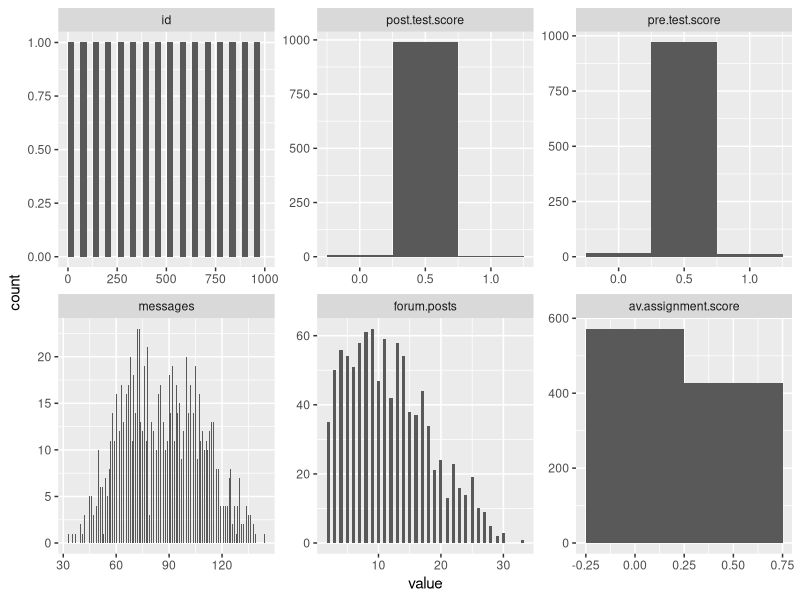

This figure's R source: (Note: this script raises an error after producing the figure.)
## ---- chunk 1
D1 = read.csv("online.data.csv", header = TRUE)
View(D1)

## ---- chunk 2
#Start by creating histograms of the distributions for all variables (#HINT: look up "facet" in the ggplot documentation)
library(ggplot2)
library(reshape2)
library(corrplot)
meltD = melt(D1)
hisplot = ggplot(meltD,aes(x=value))
hisplot = hisplot+geom_histogram(binwidth = 0.5)
hisplot = hisplot+facet_wrap(~variable, scales = "free")
hisplot
#Then visualize the relationships between variables
pairs(D1)

#Try to capture an intution about the data and the relationships
cor_d1 = cor(D1[-c(1,7)])
corrplot(cor_d1, order="AOE", method="circle", tl.pos="lt", type="upper",        
         tl.col="black", tl.cex=0.6, tl.srt=45, 
         addCoef.col="black", addCoefasPercent = TRUE,
         sig.level=0.50, insig = "blank")
## ---- chunk 3
#Create a classification tree that predicts whether a student "levels up" in the online course using three variables of your choice (As we did last time, set all controls to their minimums)

#I will choose pre.test.score, av.assignment.score and messages
library(rpart)
c.tree1 = rpart(level.up~pre.test.score+av.assignment.score+messages, method = "class", data = D1, control = rpart.control(minsplit=1, minbucket = 1, cp = 0.001))
#Plot and generate a CP table for your tree 
printcp(c.tree1)
plot(c.tree1)
c.tree2 <- prune(c.tree1, cp = 0.00375)
plot(c.tree2)
post(c.tree2, file = "tree2", title = "MOOC") #This creates a pdf image of the tree
 
#Generate a probability value that represents the probability that a student levels up based your classification tree 

D1$pred <- predict(c.tree2, type = "prob")[,2]#Last class we used type = "class" which predicted the classification for us, this time we are using type = "prob" to see the probability that our classififcation is based on.

#Now you can generate the ROC curve for your model. You will need to install the package ROCR to do this.

library(ROCR)

#Plot the curve
pred.detail <- prediction(D1$pred, D1$level.up) 
plot(performance(pred.detail, "tpr", "fpr"))
abline(0, 1, lty = 2)

#Calculate the Area Under the Curve
unlist(slot(performance(pred.detail,"auc"),"y.values"))
#Unlist liberates the AUC value from the "performance" object created by ROCR

#Now repeat this process, but using the variables you did not use for the previous model and compare the plots & results of your two models. Which one do you think was the better model? Why?
c.tree1_1 = rpart(level.up~pre.test.score+av.assignment.score+messages+forum.posts, method = "class", data = D1, control = rpart.control(minsplit=1, minbucket = 1, cp = 0.001))
printcp(c.tree1_1)
plot(c.tree1_1)
c.tree2_1 <- prune(c.tree1_1, cp = 0.00375)
post(c.tree2_1, file = "tree2_1", title = "MOOC")
pred_1 <- predict(c.tree2_1, type = "prob")[,2]
pred.detail_1 <- prediction(pred_1, D1$level.up) 
plot(performance(pred.detail_1, "tpr", "fpr"))
abline(0, 1, lty = 2)
unlist(slot(performance(pred.detail_1,"auc"),"y.values"))

#In my opinion, the first model is better than the second one. Because from the auc values, I didnot see a big difference. 
#The first model achieve this value using less variables.
## ---- chunk 4
#Look at the ROC plot for your first model. Based on this plot choose a probability threshold that balances capturing the most correct predictions against false positives. Then generate a new variable in your data set that classifies each student according to your chosen threshold.

threshold.pred1 <- 0.1
threshold.pred2 = 0.4
D1$threshold.pred1 = ifelse(D1$pred<=threshold.pred1, "no","yes")
D1$threshold.pred2 = ifelse(D1$pred<=threshold.pred2, "no","yes")
View(D1)
#Now generate three diagnostics:
pred_table1 = table(D1$level.up, D1$threshold.pred1)
pred_table1
pred_table2 = table(D1$level.up, D1$threshold.pred2)
pred_table2
D1$accuracy.model1 <- (572+400)/(572+28+400)
D1$accuracy.model2 <- (595+390)/(595+5+10+390)
D1$precision.model1 <- (400)/(400)
D1$precision.model2 <- (390)/(400)
D1$recall.model1 <- (390)/(400+28)
D1$recall.model2 <- (390)/(400+5)
#Finally, calculate Kappa for your model according to:

#First generate the table of comparisons
table1 <- table(D1$level.up, D1$threshold.pred1)
table1
table2 <- table(D1$level.up, D1$threshold.pred2)
table2
#Convert to matrix
matrix1 <- as.matrix(table1)
matrix2 <- as.matrix(table2)
#Calculate kappa
kappa(matrix1, exact = TRUE)/kappa(matrix1)
kappa(matrix2, exact = TRUE)/kappa(matrix2)
#Now choose a different threshold value and repeat these diagnostics. What conclusions can you draw about your two thresholds?
